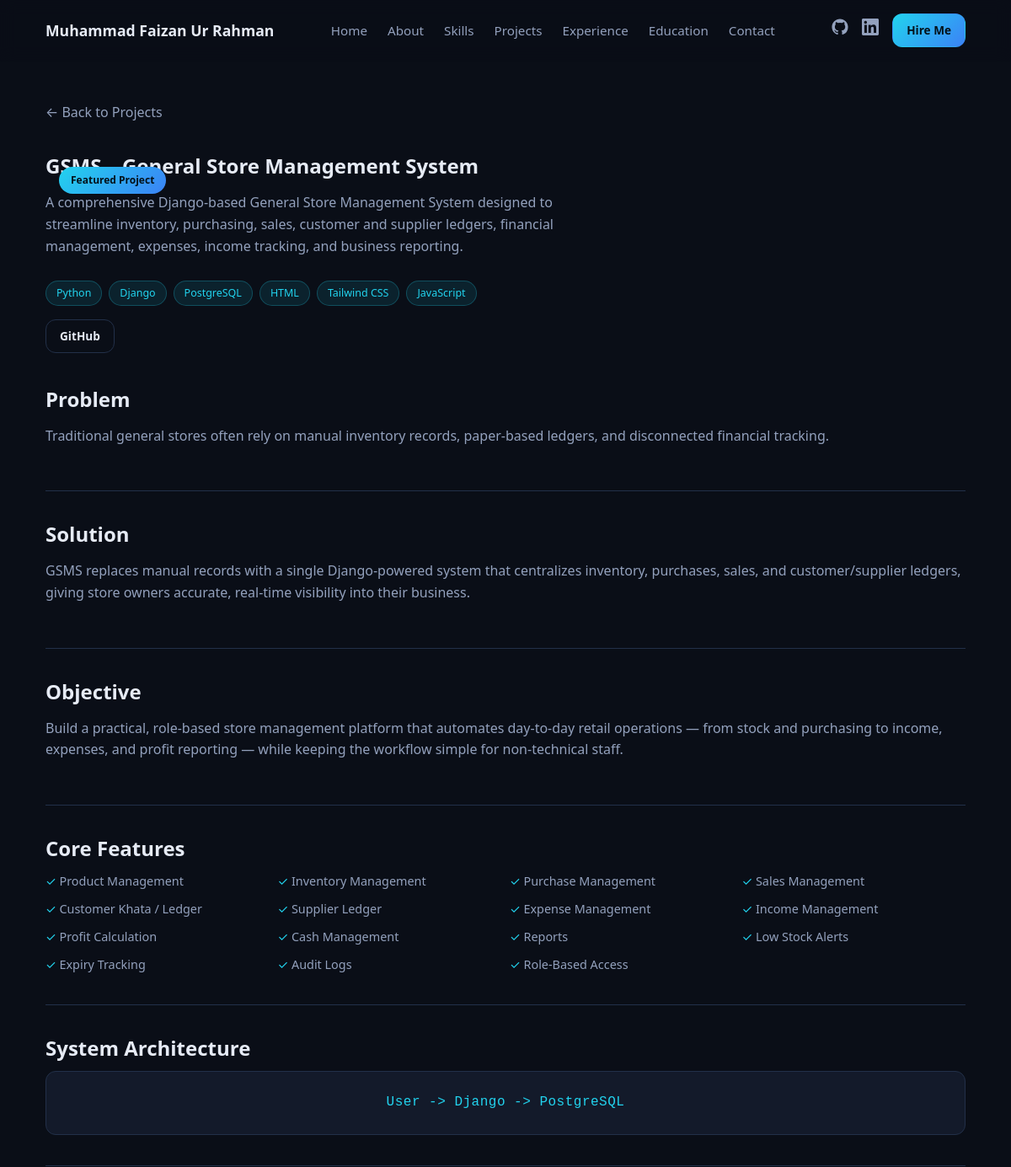
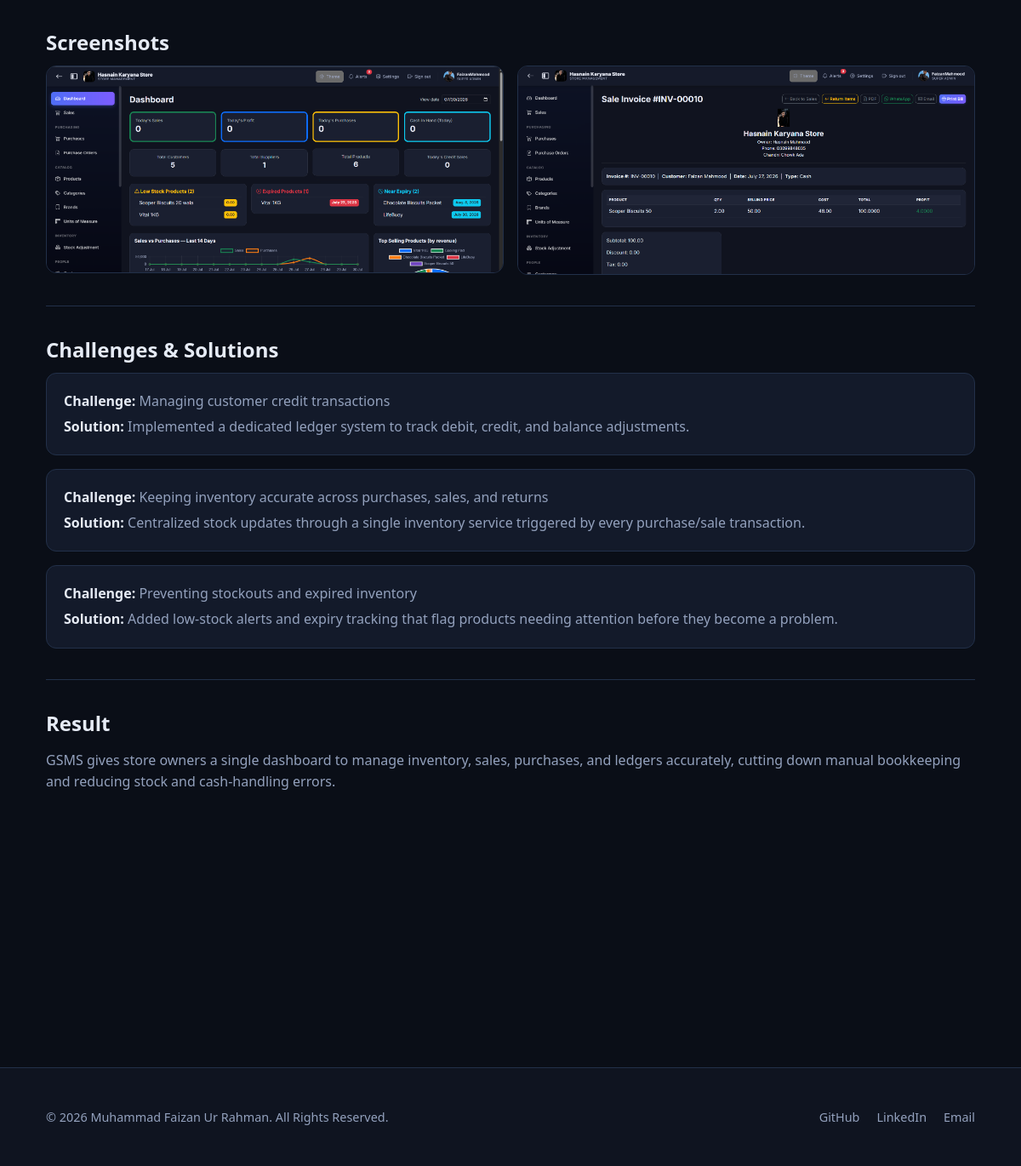
/projects/gsms/, run on the app's committed database (2 pictures, top to bottom).
### core/models.py (models this page shows, shortened)
class Project(models.Model):
    title = models.CharField(max_length=200)
    slug = models.SlugField(max_length=220, unique=True)
    badge = models.CharField(max_length=50, blank=True, help_text='e.g. "Featured Project"')
    short_description = models.TextField()
    tech_stack = models.CharField(max_length=300, help_text="Comma-separated, e.g. Python, Django, PostgreSQL")
    thumbnail = models.ImageField(upload_to="projects/thumbnails/", blank=True, null=True)
    github_url = models.URLField(blank=True)
    live_demo_url = models.URLField(blank=True)
    is_featured = models.BooleanField(default=True)
    order = models.PositiveIntegerField(default=0)
    problem = models.TextField(blank=True)
    solution = models.TextField(blank=True)
    objective = models.TextField(blank=True)
    architecture_text = models.CharField(max_length=300, blank=True, help_text="e.g. Frontend -> REST API -> Django Backend -> PostgreSQL")
    result = models.TextField(blank=True)
    class Meta:
        ordering = ["order", "title"]
    @property
    def tech_list(self):
        return [t.strip() for t in self.tech_stack.split(",") if t.strip()]
    @property
    def has_case_study(self):
        return bool(self.problem or self.solution)

class ProjectFeature(models.Model):
    project = models.ForeignKey(Project, related_name="features", on_delete=models.CASCADE)
    text = models.CharField(max_length=200)
    order = models.PositiveIntegerField(default=0)
    class Meta:
        ordering = ["order", "id"]

class ProjectScreenshot(models.Model):
    project = models.ForeignKey(Project, related_name="screenshots", on_delete=models.CASCADE)
    image = models.ImageField(upload_to="projects/screenshots/")
    caption = models.CharField(max_length=150, blank=True)
    order = models.PositiveIntegerField(default=0)
    class Meta:
        ordering = ["order", "id"]

class ProjectChallenge(models.Model):
    project = models.ForeignKey(Project, related_name="challenges", on_delete=models.CASCADE)
    challenge = models.CharField(max_length=300)
    solution = models.CharField(max_length=300)
    order = models.PositiveIntegerField(default=0)
    class Meta:
        ordering = ["order", "id"]

### core/views.py (the view)
# urls.py: path("projects/<slug:slug>/", views.project_detail, name="project_detail"),
def project_detail(request, slug):
    project = get_object_or_404(
        Project.objects.prefetch_related("features", "challenges", "screenshots"),
        slug=slug,
    )
    return render(request, "core/project_detail.html", {"project": project, "social": data.SOCIAL_LINKS})

### core/templates/core/project_detail.html (shortened to what this page needs)
{% extends "core/base.html" %}
{% load static %}
{% block content %}
<section class="section project-detail">
  <div class="container">
    <a href="{% url 'core:home' %}#projects" class="back-link fade-in">&larr; Back to Projects</a>
    <div class="project-detail-header fade-in">
      {% if project.badge %}<span class="badge">{{ project.badge }}</span>{% endif %}
      <h1>{{ project.title }}</h1>
      <p class="hero-desc">{{ project.short_description }}</p>
      <div class="tech-stack">
        {% for tech in project.tech_list %}<span class="tech-pill">{{ tech }}</span>{% endfor %}
      </div>
      <div class="project-actions">
        {% if project.github_url %}<a href="{{ project.github_url }}" class="btn btn-outline btn-sm" target="_blank" rel="noopener">GitHub</a>{% endif %}
      </div>
    </div>
    {% if project.has_case_study %}
      <div class="case-study fade-in">
        {% if project.problem %}
          <div class="case-block">
            <h2>Problem</h2>
            <p>{{ project.problem }}</p>
          </div>
        {% endif %}
        {% if project.solution %}
          <div class="case-block">
            <h2>Solution</h2>
            <p>{{ project.solution }}</p>
          </div>
        {% endif %}
        {% if project.objective %}
          <div class="case-block">
            <h2>Objective</h2>
            <p>{{ project.objective }}</p>
          </div>
        {% endif %}
        {% if project.features.all %}
          <div class="case-block">
            <h2>Core Features</h2>
            <ul class="feature-checklist">
              {% for feature in project.features.all %}<li>{{ feature.text }}</li>{% endfor %}
            </ul>
          </div>
        {% endif %}
        {% if project.architecture_text %}
          <div class="case-block">
            <h2>System Architecture</h2>
            <div class="architecture-diagram">{{ project.architecture_text }}</div>
          </div>
        {% endif %}
        {% if project.screenshots.all %}
          <div class="case-block">
            <h2>Screenshots</h2>
            <div class="screenshots-grid">
              {% for shot in project.screenshots.all %}
                <figure>
                  <img src="{{ shot.image.url }}" alt="{{ shot.caption }}">
                </figure>
              {% endfor %}
            </div>
          </div>
        {% endif %}
        {% if project.challenges.all %}
          <div class="case-block">
            <h2>Challenges &amp; Solutions</h2>
            <div class="challenges-list">
              {% for c in project.challenges.all %}
                <div class="challenge-item">
                  <p><strong>Challenge:</strong> {{ c.challenge }}</p>
                  <p><strong>Solution:</strong> {{ c.solution }}</p>
                </div>
              {% endfor %}
            </div>
          </div>
        {% endif %}
        {% if project.result %}
          <div class="case-block">
            <h2>Result</h2>
            <p>{{ project.result }}</p>
          </div>
        {% endif %}
      </div>
    {% endif %}
  </div>
</section>
{% endblock %}

### core/templates/core/base.html (shortened to what this page needs)
{% load static %}
<!doctype html>
<html lang="en">
<head>
<link rel="stylesheet" href="{% static 'core/css/style.css' %}">
</head>
<body>
<header class="navbar" id="navbar">
  <div class="container navbar-inner">
    <a href="{% url 'core:home' %}" class="brand">Muhammad Faizan Ur Rahman</a>
    <nav class="nav-links" id="navLinks">
      <a href="{% url 'core:home' %}#home" class="nav-link">Home</a>
      <a href="{% url 'core:home' %}#about" class="nav-link">About</a>
      <a href="{% url 'core:home' %}#skills" class="nav-link">Skills</a>
      <a href="{% url 'core:home' %}#projects" class="nav-link">Projects</a>
      <a href="{% url 'core:home' %}#experience" class="nav-link">Experience</a>
      <a href="{% url 'core:home' %}#education" class="nav-link">Education</a>
      <a href="{% url 'core:home' %}#contact" class="nav-link">Contact</a>
    </nav>
    <div class="navbar-actions">
      <a href="{{ social.github|default:'https://github.com/yourusername' }}" class="icon-link" target="_blank" rel="noopener" aria-label="GitHub">
      </a>
      <a href="{{ social.linkedin|default:'https://linkedin.com/in/yourusername' }}" class="icon-link" target="_blank" rel="noopener" aria-label="LinkedIn">
      </a>
      <a href="{% url 'core:home' %}#contact" class="btn btn-primary btn-sm">Hire Me</a>
    </div>
  </div>
</header>
<main>
  {% block content %}{% endblock %}
</main>
<footer class="footer">
  <div class="container footer-inner">
    <p>© 2026 Muhammad Faizan Ur Rahman. All Rights Reserved.</p>
    <div class="footer-links">
      <a href="{{ social.github|default:'https://github.com/yourusername' }}" target="_blank" rel="noopener">GitHub</a>
      <a href="{{ social.linkedin|default:'https://linkedin.com/in/yourusername' }}" target="_blank" rel="noopener">LinkedIn</a>
      <a href="mailto:{{ social.email|default:'your.email@example.com' }}">Email</a>
    </div>
  </div>
</footer>
</body>
</html>

### data on the page
Project: badge "Featured Project", title "GSMS – General Store Management System", short_description "A comprehensive Django-based General Store Management System designed to streamline inventory, purchasing, sales, customer and supplier ledgers, financial management, expenses, income tracking, and business reporting.", problem "Traditional general stores often rely on manual inventory records, paper-based ledgers, and disconnected financial tracking.", solution "GSMS replaces manual records with a single Django-powered system that centralizes inventory, purchases, sales, and customer/supplier ledgers, giving store owners accurate, real-time visibility into their business.", objective "Build a practical, role-based store management platform that automates day-to-day retail operations — from stock and purchasing to income, expenses, and profit reporting — while keeping the workflow simple for non-technical staff.", architecture_text "User -> Django -> PostgreSQL", result "GSMS gives store owners a single dashboard to manage inventory, sales, purchases, and ledgers accurately, cutting down manual bookkeeping and reducing stock and cash-handling errors."
ProjectFeature: text "Product Management"
ProjectFeature: text "Inventory Management"
ProjectFeature: text "Purchase Management"
ProjectFeature: text "Sales Management"
ProjectFeature: text "Customer Khata / Ledger"
ProjectFeature: text "Supplier Ledger"
ProjectFeature: text "Expense Management"
ProjectFeature: text "Income Management"
ProjectFeature: text "Profit Calculation"
ProjectFeature: text "Cash Management"
ProjectFeature: text "Reports"
ProjectFeature: text "Low Stock Alerts"
ProjectFeature: text "Expiry Tracking"
ProjectFeature: text "Audit Logs"
ProjectFeature: text "Role-Based Access"
ProjectScreenshot: image (picture)
ProjectScreenshot: image (picture)
ProjectChallenge: challenge "Managing customer credit transactions", solution "Implemented a dedicated ledger system to track debit, credit, and balance adjustments."
ProjectChallenge: challenge "Keeping inventory accurate across purchases, sales, and returns", solution "Centralized stock updates through a single inventory service triggered by every purchase/sale transaction."
ProjectChallenge: challenge "Preventing stockouts and expired inventory", solution "Added low-stock alerts and expiry tracking that flag products needing attention before they become a problem."

### other printed values
{{ tech }} "Python" "Django" "PostgreSQL" "HTML" "Tailwind CSS" "JavaScript"
